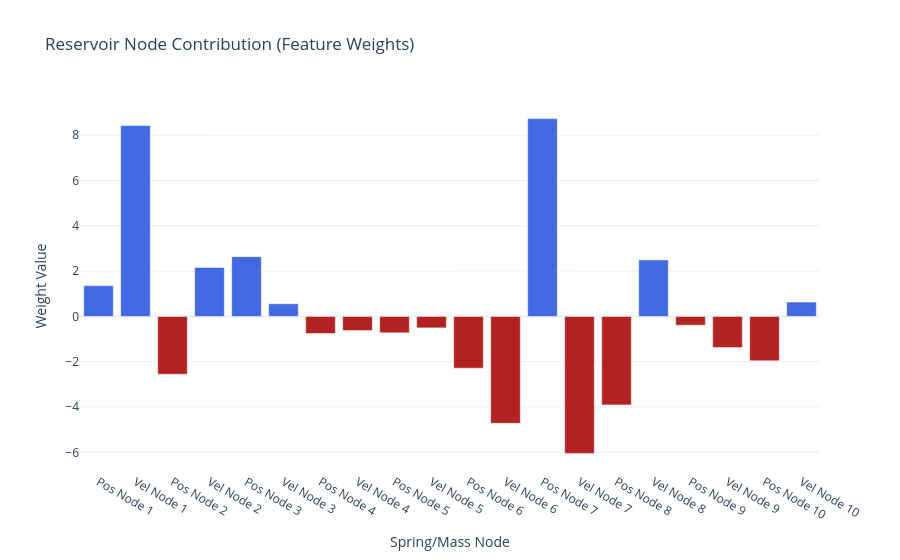

The cell this chart's notebook holds for it:
### Code cell
fig = weight_plot(model.coef_)
fig.show()
fig = spring_animation(disp, nodes_pos, connections_list)
fig.show()

### Figure 1 — Plotly figure (JSON) as saved in the notebook; plotly's stock layout.template omitted (floating-point values rounded to 4 significant figures)
{"data": [{"marker": {"color": ["royalblue", "royalblue", "firebrick", "royalblue", "royalblue", "royalblue", "firebrick", "firebrick", "firebrick", "firebrick", "firebrick", "firebrick", "royalblue", "firebrick", "firebrick", "royalblue", "firebrick", "firebrick", "firebrick", "royalblue"]}, "type": "bar", "x": ["Pos Node 1", "Vel Node 1", "Pos Node 2", "Vel Node 2", "Pos Node 3", "Vel Node 3", "Pos Node 4", "Vel Node 4", "Pos Node 5", "Vel Node 5", "Pos Node 6", "Vel Node 6", "Pos Node 7", "Vel Node 7", "Pos Node 8", "Vel Node 8", "Pos Node 9", "Vel Node 9", "Pos Node 10", "Vel Node 10"], "y": [1.359, 8.424, -2.553, 2.16, 2.637, 0.5576, -0.7552, -0.6208, -0.7234, -0.5066, -2.284, -4.72, 8.733, -6.048, -3.906, 2.493, -0.3872, -1.375, -1.962, 0.6329]}], "layout": {"title": {"text": "Reservoir Node Contribution (Feature Weights)"}, "xaxis": {"title": {"text": "Spring/Mass Node"}}, "yaxis": {"title": {"text": "Weight Value"}}}}
